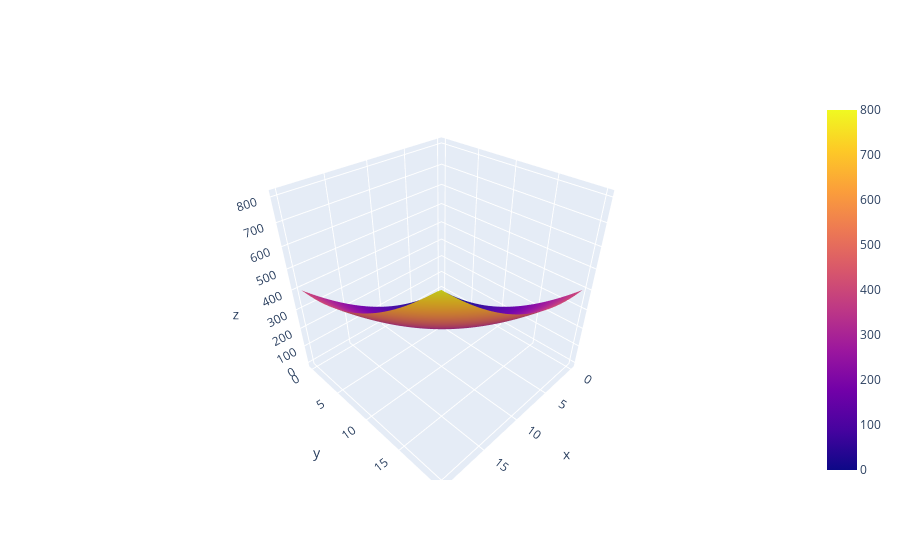

Write notebook code for a chart like this one.
### Markdown cell above
И также рассмотрим на части эллиптического параболоида:

### Code cell
implicit_testing(
    eq = lambda x, t: (t ** 2) + (x ** 2),
    borders = [20, 20], 
    partition = [100, 100], 
    kappa = 0.01
)
